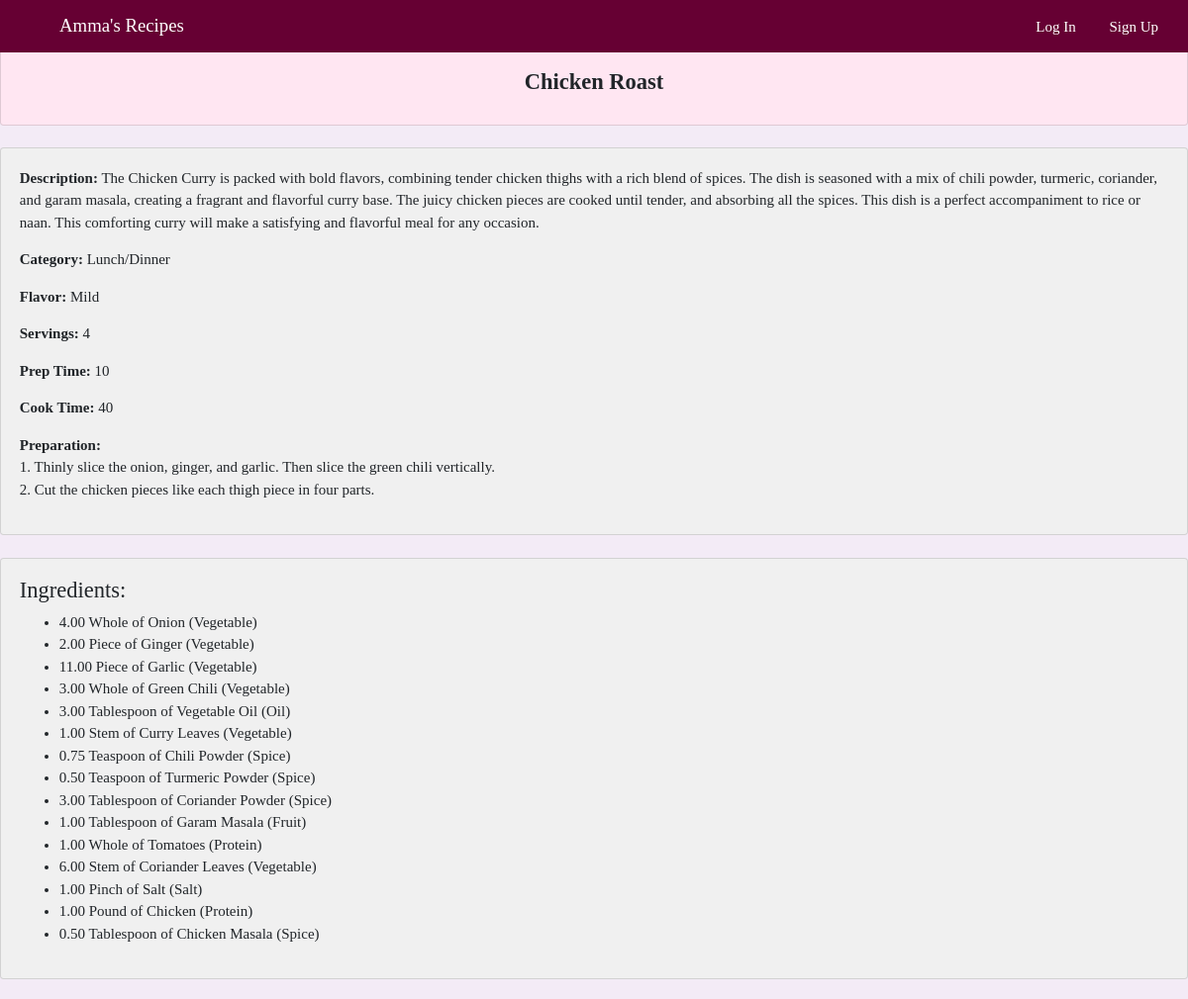
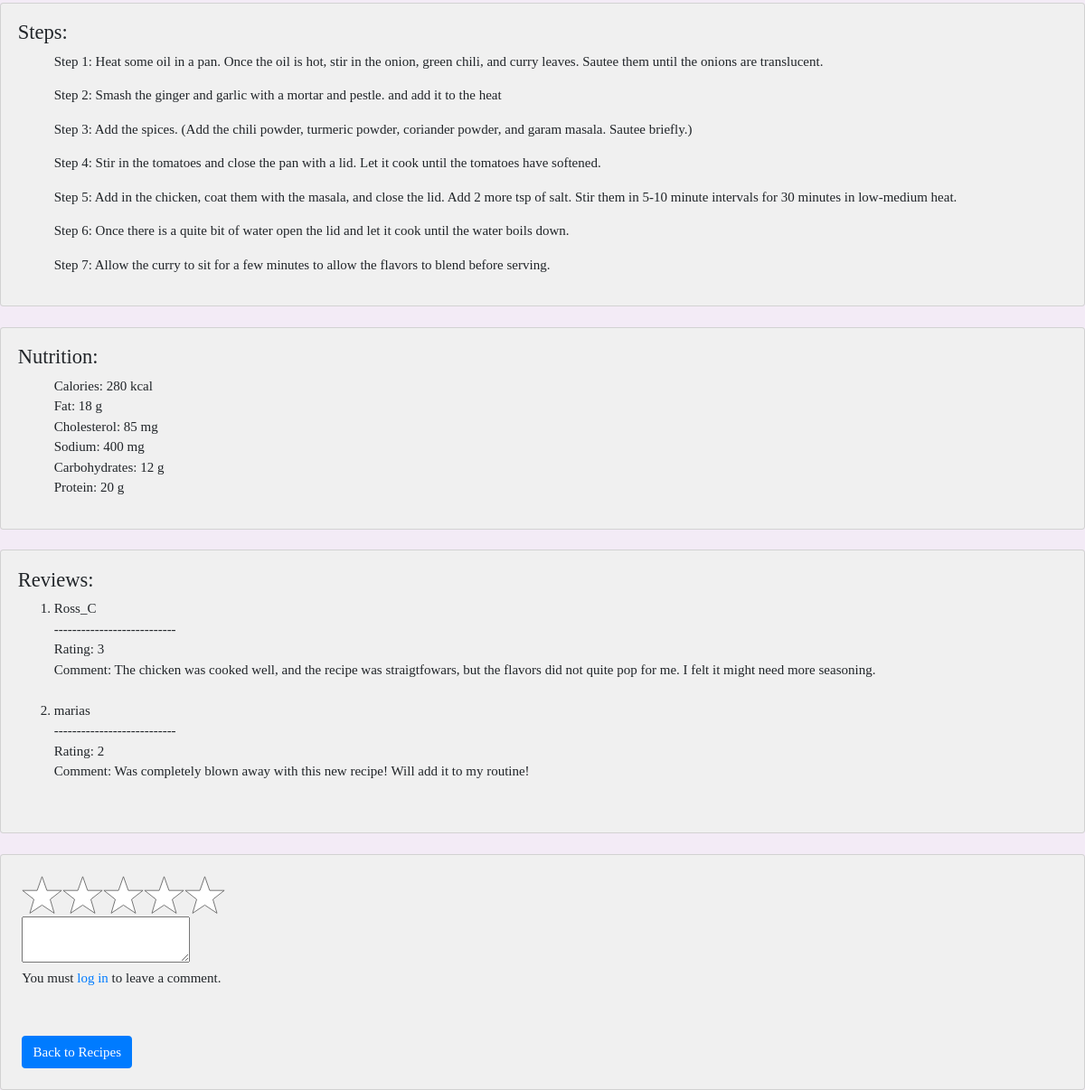
Page /site/view.php?recipe_ID=4 on the committed database (2 pictures, top to bottom).
### tables this page shows
CREATE TABLE Recipe (
    recipe_ID INT auto_increment,
    name VARCHAR(255) NOT NULL,
    description text NOT NULL,
    category ENUM('Breakfast', 'Lunch/Dinner', 'Snack', 'Dessert', 'Drink', 'Appetizer', 'Curry'),
    flavor ENUM('Sweet', 'Sour', 'Salty', 'Bitter', 'Umami', 'Mild', 'Spicy'),
    servings INT NOT NULL,
    prep_time INT,
    cook_time INT NOT NULL,
    preparation text,
    PRIMARY KEY(recipe_ID)
);

CREATE TABLE Recipe_Ingredient (
recipe_ID INT NOT NULL, 
ingredient_ID INT NOT NULL,
quantity DECIMAL(4, 2) NOT NULL, 
unit ENUM('Teaspoon', 'Tablespoon', 'Cup', 'Milliliter', 'Liter', 'Gram', 'Kilogram', 'Ounce', 'Pound', 'Piece', 'Whole', 'Slice', 'Pinch', 'Stem', 'Can') NOT NULL, 
PRIMARY KEY (recipe_ID, ingredient_ID), 
FOREIGN KEY (recipe_ID) REFERENCES Recipe(recipe_ID) ON DELETE CASCADE,
FOREIGN KEY (ingredient_ID) REFERENCES Ingredient(ingredient_ID) ON DELETE CASCADE ON UPDATE CASCADE
);

CREATE TABLE Ingredient(
    ingredient_ID INT auto_increment PRIMARY KEY,
    ingredient_name VARCHAR(255) NOT NULL,
    food_grp ENUM('Fruit', 'Vegetable', 'Grain', 'Protein', 'Dairy', 'Sugar', 'Oil', 'Beverage', 'Spice', 'Seed', 'Salt')
);

CREATE TABLE Step(
    step_ID INT auto_increment PRIMARY KEY,
    recipe_ID INT NOT NULL,
    step_num INT NOT NULL,
    direction VARCHAR(255) NOT NULL,
    FOREIGN KEY (recipe_ID) 
        REFERENCES Recipe(recipe_ID)
        ON DELETE CASCADE
        ON UPDATE CASCADE
);

CREATE TABLE Nutrition (
recipe_ID INT NOT NULL,
calories INT NOT NULL, 
fat INT NOT NULL,
cholesterol INT NOT NULL, 
sodium INT NOT NULL, 
carbohydrate INT NOT NULL,
protein INT NOT NULL, 
PRIMARY KEY (recipe_ID),
FOREIGN KEY (recipe_ID) REFERENCES Recipe(recipe_ID) ON DELETE CASCADE ON UPDATE CASCADE
);

CREATE TABLE Review (
review_ID INT AUTO_INCREMENT PRIMARY KEY,
recipe_ID INT NOT NULL, 
user_ID INT NOT NULL, 
rating INT NOT NULL CHECK (rating BETWEEN 1 AND 5), 
comment VARCHAR(255) NULL, 
FOREIGN KEY (recipe_ID) REFERENCES Recipe(recipe_ID) ON DELETE CASCADE,
FOREIGN KEY (user_ID) REFERENCES User(user_ID) ON DELETE CASCADE
);

CREATE TABLE User (
user_ID INT AUTO_INCREMENT PRIMARY KEY, 
first_name VARCHAR(255) NOT NULL, 
last_name VARCHAR(255) NOT NULL, 
email VARCHAR(255) NOT NULL UNIQUE, 
user_name VARCHAR(255) NOT NULL UNIQUE,
password VARCHAR(255) NOT NULL,
CHECK (CHAR_LENGTH(password) > 10) 
);

### site/view.php (the view, shortened to what this page needs)
<?php
    include('config.php');
    include('header.php');
    if(isset($_GET['recipe_ID'])) {
        $recipe_id = mysqli_real_escape_string($conn, $_GET['recipe_ID']);
        $sql = "SELECT * FROM Recipe WHERE recipe_ID = $recipe_id";
        $result = mysqli_query($conn, $sql);
        if ($result) {
            $Recipe = mysqli_fetch_assoc($result);
        } else {
            echo "Error fetching recipe details: " . mysqli_error($conn);
        }
        $ingredient_sql = "
            SELECT i.ingredient_name, i.food_grp, ri.quantity, ri.unit
            FROM Recipe_Ingredient ri
            JOIN Ingredient i ON ri.ingredient_ID = i.ingredient_ID
            WHERE ri.recipe_ID = $recipe_id
        ";
        $ingredient_result = mysqli_query($conn, $ingredient_sql);
        if ($ingredient_result) {
            $Ingredients = mysqli_fetch_all($ingredient_result, MYSQLI_ASSOC);
        } else {
            echo "Error fetching ingredients: " . mysqli_error($conn);
        }
        $step_sql = "
            SELECT step_num, direction
            FROM Step
            WHERE recipe_ID = $recipe_id
            ORDER BY step_num
        ";
        $step_result = mysqli_query($conn, $step_sql);
        if ($step_result) {
            $Steps = mysqli_fetch_all($step_result, MYSQLI_ASSOC);
        } else {
            echo "Error fetching steps: " . mysqli_error($conn);
        }
        $nutrition_sql = "
            SELECT * FROM Nutrition WHERE recipe_ID = $recipe_id
        ";
        $nutrition_result = mysqli_query($conn, $nutrition_sql);
        if ($nutrition_result) {
            $Nutrition = mysqli_fetch_all($nutrition_result, MYSQLI_ASSOC);
        } else {
            echo "Error fetching nutrition: " . mysqli_error($conn);
        }
        $review_sql = "
            SELECT r.rating, r.comment, u.user_name
            FROM Review r
            JOIN User u ON r.user_ID = u.user_ID
            WHERE r.recipe_ID = $recipe_id
        ";
        $review_result = mysqli_query($conn, $review_sql);
        if ($review_result) {
            $Review = mysqli_fetch_all($review_result, MYSQLI_ASSOC);
        } else {
            echo "Error fetching reviews: " . mysqli_error($conn);
        }
    }
?>
<!DOCTYPE html>
<html lang="en">
<head>
    <div class="card mt-4" style="background-color: #ffe6f2;">
        <?php if($Recipe): ?>
            <br><br><h4 style="text-align: center; font-weight: bold;"><?php echo htmlspecialchars($Recipe['name']); ?></h4><br>
        <?php endif; ?>
    </div>
</head>
<body>
    <?php if($Recipe): ?>
            <div class="card mt-4">
                <div class="card-body">
                    <p><strong>Description:</strong> <?php echo htmlspecialchars($Recipe['description']); ?></p>
                    <p><strong>Category:</strong> <?php echo htmlspecialchars($Recipe['category']); ?></p>
                    <p><strong>Flavor:</strong> <?php echo nl2br(htmlspecialchars($Recipe['flavor'])); ?></p>
                    <p><strong>Servings:</strong> <?php echo nl2br(htmlspecialchars($Recipe['servings'])); ?></p>
                    <p><strong>Prep Time:</strong> <?php echo nl2br(htmlspecialchars($Recipe['prep_time'])); ?></p>
                    <p><strong>Cook Time:</strong> <?php echo nl2br(htmlspecialchars($Recipe['cook_time'])); ?></p>
                    <p><strong>Preparation:</strong> <?php echo nl2br(htmlspecialchars($Recipe['preparation'])); ?></p>
                </div>
            </div>
        <?php endif; ?>
    <?php if (!empty($Ingredients)): ?>
        <div class="card mt-4">
            <div class="card-body">
                <h4>Ingredients:</h4>
                <ul>
                    <?php foreach($Ingredients as $ingredient): ?>
                        <li>
                            <?php echo htmlspecialchars($ingredient['quantity']); ?>
                            <?php echo htmlspecialchars($ingredient['unit']); ?>
                            of <?php echo htmlspecialchars($ingredient['ingredient_name']); ?>
                            (<?php echo htmlspecialchars($ingredient['food_grp']); ?>)
                        </li>
                    <?php endforeach; ?>
                </ul>
            </div>
        </div>
    <?php else: ?>
    <?php endif; ?>
    <?php if (!empty($Steps)): ?>
        <div class="card mt-4">
            <div class="card-body">
                <h4>Steps:</h4>
                <ol>
                    <?php foreach($Steps as $step): ?>
                        <p>
                            Step <?php echo htmlspecialchars($step['step_num']); ?>:
                            <?php echo nl2br(htmlspecialchars($step['direction'])); ?>
                    </p>
                    <?php endforeach; ?>
                </ol>
            </div>
        </div>
    <?php else: ?>
    <?php endif; ?>
    <?php if (!empty($Nutrition)): ?>
        <div class="card mt-4">
            <div class="card-body">
                <h4>Nutrition:</h4>
                <ul>
                    <?php foreach($Nutrition as $nutrition): ?>
                        <p>
                            Calories: <?php echo htmlspecialchars($nutrition['calories']); ?> kcal <br>
                            Fat: <?php echo htmlspecialchars($nutrition['fat']); ?> g <br>
                            Cholesterol: <?php echo htmlspecialchars($nutrition['cholesterol']); ?> mg <br>
                            Sodium: <?php echo htmlspecialchars($nutrition['sodium']); ?> mg <br>
                            Carbohydrates: <?php echo htmlspecialchars($nutrition['carbohydrate']); ?> g <br>
                            Protein: <?php echo htmlspecialchars($nutrition['protein']); ?> g
                    </p>
                    <?php endforeach; ?>
                    </ul>
            </div>
        </div>
    <?php else: ?>
    <?php endif; ?>
    <div class="card mt-4">
        <div class="card-body">
            <h4>Reviews:</h4>
            <?php if (!empty($Review)): ?>
                        <ol>
                            <?php foreach($Review as $review): ?>
                                <li>
                                    <?php echo htmlspecialchars($review['user_name']); ?><br>
                                    ---------------------------<br>
                                    Rating: <?php echo htmlspecialchars($review['rating']); ?><br>
                                    Comment: <?php echo nl2br(htmlspecialchars($review['comment'])); ?><br><br>
                                </li>
                            <?php endforeach; ?>
                        </ol>
            <?php else: ?>
                <p style="padding:10px">No reviews yet! Be the first to leave a review!</p>
            <?php endif; ?>
        </div>
    </div>
    <div class="card mt-4">
        <div class="card-body">
            <form method='POST' action="">
                <fieldset class="star-rating">
                    <div>
                        <label for="rating1"><span>1</span></label>
                        <label for="rating2"><span>2</span></label>
                        <label for="rating3"><span>3</span></label>
                        <label for="rating4"><span>4</span></label>
                        <label for="rating5"><span>5</span></label>
                    </div>
                    <textarea name='message'></textarea>
                    <?php if (!isset($_SESSION["loggedin"]) || $_SESSION["loggedin"] !== true): ?>
                    <p>You must <a href="login.php?redirect_to=index.php<?php echo urlencode($_SERVER['REQUEST_URI']); ?>">log in </a>to leave a comment.</p>
                    <?php else: ?>
                    <button name='commentSubmit' type='submit'>Comment</button>
                    <?php endif; ?>
                    </form>
                    <br><a href="index.php" class="btn btn-primary mt-3">Back to Recipes</a>
            </div>
    </div>
</body>
</html>

### site/style.css (style rules this page uses)
* { box-sizing: border-box; font-family:Cambria, Cochin, Georgia, Times, 'Times New Roman', serif; font-size: 15px; }
body { background-color: #F3EBF6; }
.card { background-color: rgb(240, 240, 240); }
:root { --star-rating-size: 3rem; --max-stars: 5; }
.star-rating { width: min-content; padding: 0.3rem; }
.star-rating>div { position: relative; height: var(--star-rating-size); width: calc(var(--star-rating-size) * var(--max-stars)); background-image: var(--unchecked-image); background-size: var(--star-rating-size) var(--star-rating-size); }
.star-rating label { position: absolute; height: 100%; background-size: var(--star-rating-size) var(--star-rating-size); }
.star-rating label:nth-of-type(1) { z-index: 10; width: calc(100% / var(--max-stars) * 1); }
.star-rating label:nth-of-type(2) { z-index: 9; width: calc(100% / var(--max-stars) * 2); }
.star-rating label:nth-of-type(3) { z-index: 8; width: calc(100% / var(--max-stars) * 3); }
.star-rating label:nth-of-type(4) { z-index: 7; width: calc(100% / var(--max-stars) * 4); }
.star-rating label:nth-of-type(5) { z-index: 6; width: calc(100% / var(--max-stars) * 5); }

### rows in the picture
recipe: name "Chicken Roast", description "The Chicken Curry is packed with bold flavors, combining tender chicken thighs with a rich blend of spices. The dish is seasoned with a mix of chili powder, turmeric, coriander, and garam masala, creating a fragrant and flavorful curry base. The juicy chicken pieces are cooked until tender, and absorbing all the spices. This dish is a perfect accompaniment to rice or naan. This comforting curry will make a satisfying and flavorful meal for any occasion.", category "Lunch/Dinner", flavor "Mild", servings "4", prep_time "10", cook_time "40", preparation "1. Thinly slice the onion, ginger, and garlic. Then slice the green chili vertically. 2. Cut the chicken pieces like each thigh piece in four parts."
recipe_ingredient: quantity "4.00", unit "Whole", ingredient_ID.ingredient_name "Onion", ingredient_ID.food_grp "Vegetable"
recipe_ingredient: quantity "2.00", unit "Piece", ingredient_ID.ingredient_name "Ginger", ingredient_ID.food_grp "Vegetable"
recipe_ingredient: quantity "11.00", unit "Piece", ingredient_ID.ingredient_name "Garlic", ingredient_ID.food_grp "Vegetable"
recipe_ingredient: quantity "3.00", unit "Whole", ingredient_ID.ingredient_name "Green Chili", ingredient_ID.food_grp "Vegetable"
recipe_ingredient: quantity "3.00", unit "Tablespoon", ingredient_ID.ingredient_name "Vegetable Oil", ingredient_ID.food_grp "Oil"
recipe_ingredient: quantity "1.00", unit "Stem", ingredient_ID.ingredient_name "Curry Leaves", ingredient_ID.food_grp "Vegetable"
recipe_ingredient: quantity "0.75", unit "Teaspoon", ingredient_ID.ingredient_name "Chili Powder", ingredient_ID.food_grp "Spice"
recipe_ingredient: quantity "0.50", unit "Teaspoon", ingredient_ID.ingredient_name "Turmeric Powder", ingredient_ID.food_grp "Spice"
recipe_ingredient: quantity "3.00", unit "Tablespoon", ingredient_ID.ingredient_name "Coriander Powder", ingredient_ID.food_grp "Spice"
recipe_ingredient: quantity "1.00", unit "Tablespoon", ingredient_ID.ingredient_name "Garam Masala", ingredient_ID.food_grp "Fruit"
recipe_ingredient: quantity "1.00", unit "Whole", ingredient_ID.ingredient_name "Tomatoes", ingredient_ID.food_grp "Protein"
recipe_ingredient: quantity "6.00", unit "Stem", ingredient_ID.ingredient_name "Coriander Leaves", ingredient_ID.food_grp "Vegetable"
recipe_ingredient: quantity "1.00", unit "Pinch", ingredient_ID.ingredient_name "Salt", ingredient_ID.food_grp "Salt"
recipe_ingredient: quantity "1.00", unit "Pound", ingredient_ID.ingredient_name "Chicken", ingredient_ID.food_grp "Protein"
recipe_ingredient: quantity "0.50", unit "Tablespoon", ingredient_ID.ingredient_name "Chicken Masala", ingredient_ID.food_grp "Spice"
step: step_num "1", direction "Heat some oil in a pan. Once the oil is hot, stir in the onion, green chili, and curry leaves. Sautee them until the onions are translucent."
step: step_num "2", direction "Smash the ginger and garlic with a mortar and pestle. and add it to the heat"
step: step_num "3", direction "Add the spices. (Add the chili powder, turmeric powder, coriander powder, and garam masala. Sautee briefly.)"
step: step_num "4", direction "Stir in the tomatoes and close the pan with a lid. Let it cook until the tomatoes have softened."
step: step_num "5", direction "Add in the chicken, coat them with the masala, and close the lid. Add 2 more tsp of salt. Stir them in 5-10 minute intervals for 30 minutes in low-medium heat."
step: step_num "6", direction "Once there is a quite bit of water open the lid and let it cook until the water boils down."
step: step_num "7", direction "Allow the curry to sit for a few minutes to allow the flavors to blend before serving."
nutrition: calories "280", fat "18", cholesterol "85", sodium "400", carbohydrate "12", protein "20"
review: user_ID.user_name "Ross_C", rating "3", comment "The chicken was cooked well, and the recipe was straigtfowars, but the flavors did not quite pop for me. I felt it might need more seasoning."
review: user_ID.user_name "marias", rating "2", comment "Was completely blown away with this new recipe! Will add it to my routine!"
